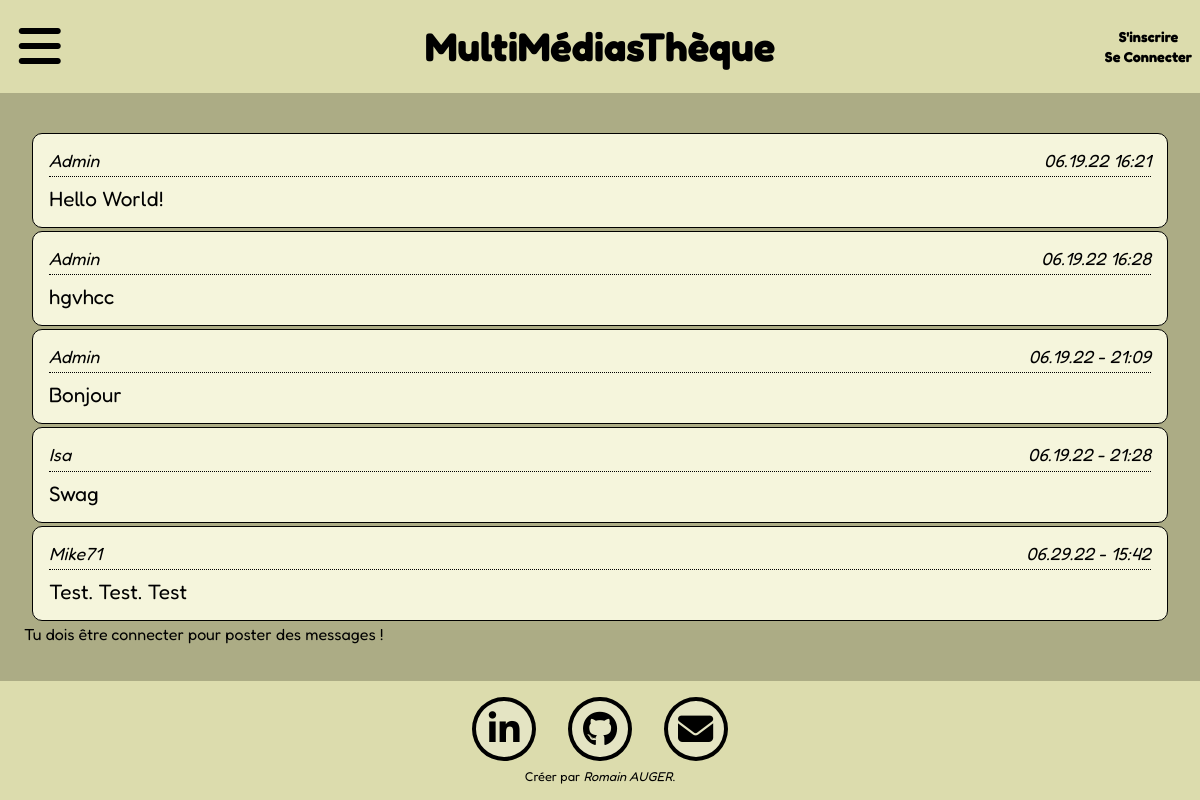
Page /?page=forums_chats&Id=17 on the committed database.
### tables this page shows
CREATE TABLE "Chatrooms" (
	"Id"	INTEGER,
	"Chatroom_name"	TEXT,
	"Categorie_id"	TEXT,
	PRIMARY KEY("Id" AUTOINCREMENT)
);

### Controls/forums_chats_controller.php (called while the page is built, shortened)
<?php
    $bddPDO = new PDO('sqlite:Private/DataBase/Project_Database.db');    $bddPDO->setAttribute(PDO::ATTR_ERRMODE, PDO::ERRMODE_EXCEPTION);
    $Post_manager = new ChatsManager($bddPDO);
    require "Views/forums_chats.php";
?>

### index.php (called while the page is built, shortened)
<?php
require "Models/Chats.php";
require "Models/ChatsManager.php";
require "Views/layout.php";
?>

### Models/ChatsManager.php (called while the page is built, shortened)
<?php
class ChatsManager{
    private $bddPDO;
    public function __construct(PDO $bddPDO){
        $this->bddPDO = $bddPDO;
    }
    public function selectChatroomJoin($Id){
        $query = $this->bddPDO->prepare("SELECT Chatrooms.Id, Chats.* FROM Chatrooms INNER JOIN chats ON Chatrooms.Id = Chats.Chatroom_id WHERE Chatrooms.Id = :id" );
        $query -> bindValue(":id", $Id);
        $query-> execute();
        $query->setFetchMode(PDO::FETCH_CLASS  | PDO::FETCH_PROPS_LATE, "Chats" );
        $postChatroom = $query->fetchAll();
        return $postChatroom;
    }
}
?>

### Models/Chats.php (called while the page is built, shortened)
<?php
class Chats{
    private $errors = [],
    $Id,
    $Chatroom_id,
    $Content,
    $Date,
    $Pseudo;
    public function getContent(){
        return $this->Content;
    }
    public function getDate(){
        return $this->Date;
    }
    public function getPseudo(){
        return $this->Pseudo;
    }
}
?>

### Views/forums_chats.php (the view, shortened to what this page needs)
<section class="chats">
    <?php foreach ($Post_manager->selectChatroomJoin($_GET["Id"]) as $PostManager) : ?>
        <article class="chat">
            <div>
                <p><?= ($PostManager->getPseudo()) ?></p>
                <p><?= ($PostManager->getDate()) ?></p>
            </div>
            <p><?= ($PostManager->getContent()) ?></p>
        </article>
    <?php endforeach ?>
    <?php if(empty($_SESSION)){ ?>
        <p>Tu dois être connecter pour poster des messages !</p>
    <?php }; ?>
</section>

### Assets/Style/style.css (style rules this page uses)
:root { --template-background: rgb(220, 220, 173); --template-color: black; --template-border: black; --html-background: rgb(172, 172, 133); --list-color: rgb(68, 68, 68); --title-color: rgb(15, 15, 15); --home-article-color: rgb(228, 228, 195); --home-article-shadow: rgb(100, 100, 87); --article-title: white; --formulaire-title: black; --nav-background: rgb(237, 237, 203); --nav-color: rgb(70, 70, 70); --admin-list: whitesmoke; --admin-text-list: black; --chats: beige; --chats-text: black; --menu-background: beige; --menu-color: black; }
* { margin: 0; padding: 0; font-family: 'Fredoka'; }
html { width: 100%; min-height: 100vh; }
html body { width: 100%; min-height: 100vh; display: flex; flex-direction: column; justify-content: space-between; background-color: var(--html-background); }
.chats { padding: 1em; margin: 1em 0.5em; }
.chats .chat { background-color: var(--chats); color: var(--chats-text); padding: 1em; margin: 0.2em 0.5em; border-radius: 10px; border:1px solid var(--template-border) ; }
.chats .chat div { display: flex; justify-content: space-between; padding-bottom: 0.3em; margin-bottom: 0.5em; border-bottom: 1px dotted black; font-size: 0.9rem; font-style: italic; }
@media screen and (min-width: 600px) { .chats .chat div { font-size: 1rem; } }
@media screen and (min-width: 600px) { .chats .chat > p { font-size: 1.2rem; } }
@media screen and (min-width: 1024px) { .chats .chat div { font-size: 1.1rem; } }
@media screen and (min-width: 1024px) { .chats .chat > p { font-size: 1.3rem; } }

### rows in the picture
chatrooms: Pseudo "Admin", Date "06.19.22 16:21", Content "Hello World!", Date "06.19.22 16:28", Content "hgvhcc", Date "06.19.22 - 21:09", Content "Bonjour", Pseudo "Isa", Date "06.19.22 - 21:28", Content "Swag", Pseudo "Mike71", Date "06.29.22 - 15:42", Content "Test. Test. Test"
